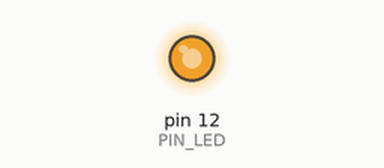
A sketch run on a simulated Arduino Uno, built with avr-gcc and run on an emulated ATmega328P. Shown: output pins drawn as LEDs (lit = HIGH).

Above: at 1.22 s.
At 4.34 s:
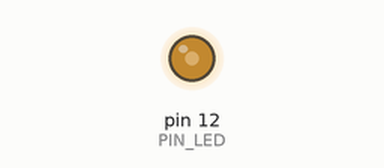
At 6.42 s:
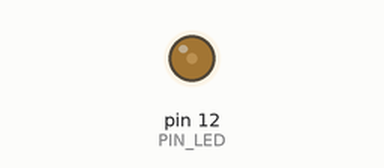
At 8.2 s:
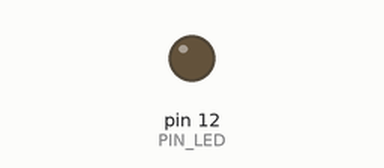
Timing chart, 0 to 9.7 s (numbered marks = the images above):
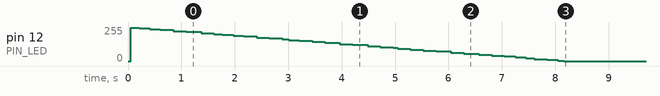

Measured:
- by itself, pin 12 (PIN_LED): 0/255 → 251/255 at 0.05 s, → 245/255 0.16 s later, → 239/255 0.20 s later, → 233/255 0.20 s later, … (38 changes in this stretch)

The sketch:

2-2_DimMicroSecs.ino
```cpp
// (licence header left out)
#define PIN_LED 12
#define PWM_PERIOD_MICROS 4000        // Period T in µs of PWM signal

double percentPower = 100.0;          // Perentage of "high" in period
double deltaPercent = 0.05;           // Decresing percentage in each loop

void setup() {
  pinMode(PIN_LED, OUTPUT);
}

void loop() {
  unsigned int pulseLengthMicros = (unsigned int)(percentPower/100.0 * PWM_PERIOD_MICROS);
  digitalWrite(PIN_LED, HIGH);
  delayMicroseconds(pulseLengthMicros);
  digitalWrite(PIN_LED, LOW);
  delayMicroseconds(PWM_PERIOD_MICROS - pulseLengthMicros);
  percentPower = max(percentPower - deltaPercent, 0.0);
}
```
